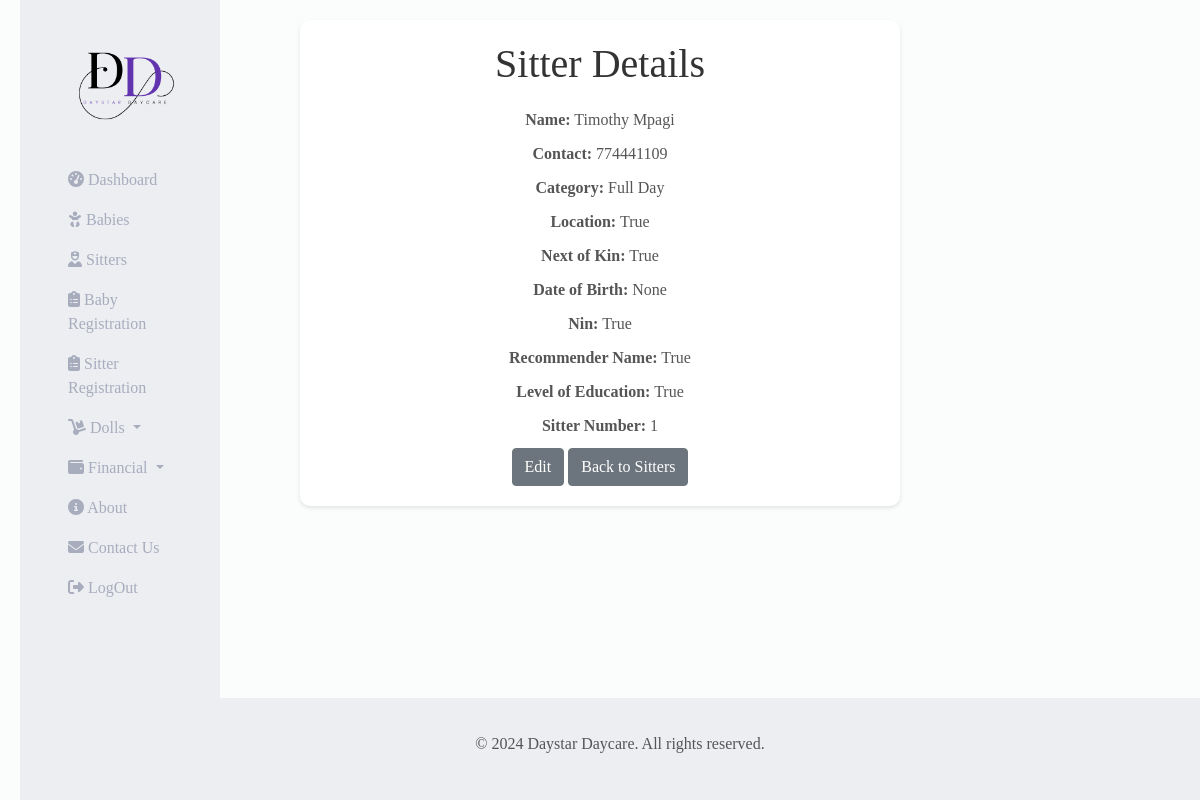
/result_detail/1/, run on the app's committed database.
### daystarApp/models.py (models this page shows, shortened)
class Sitter(models.Model):
    name = models.CharField(max_length=100, null=True, blank=True)
    date_of_birth = models.DateTimeField(null=True, blank=True)
    contact = models.IntegerField(null=True, blank=True)
    location = models.CharField(max_length=100, choices=(('Kabalagala','Kabalagala'), ('','')))
    next_of_kin = models.CharField(max_length=100,)
    contact = models.IntegerField(null=True, blank=True)
    nin = models.CharField(max_length=14)
    recommender_name = models.CharField(max_length=100)
    level_of_education = models.CharField(max_length=100, choices=(("Degree","Degree"), ("Diploma","Diploma"), ("UACE","UACE"), ("UCE","UCE")))
    sitter_number = models.IntegerField()
    category = models.CharField(max_length=8, choices=(("Full Day","Full Day"), ("Half Day","Half Day")))
    timeIn = models.DateField(null=True, blank=True)
    timeOut = models.DateField(null=True, blank=True)

### daystarApp/views.py (the view)
# urls.py: path('result_detail/<int:result_id>/', views.result_detail, name='result_detail'),
def result_detail(request, result_id):
    result = get_object_or_404(Sitter, pk=result_id)  # Replace YourModel with your actual model
    return render(request, 'daystarApp/result_detail.html', {'result': result})

### daystarApp/templates/daystarApp/result_detail.html (shortened to what this page needs)
{% extends 'base.html' %}
{% block content %}
<body>
    <div class="container">
        <center>
            <h1>Sitter Details</h1>
            <p><strong>Name:</strong> {{ result.name }}</p>
            <p><strong>Contact:</strong> {{ result.contact }}</p>
            <p><strong>Category:</strong> {{ result.category }}</p>
            <p><strong>Location:</strong> {{ result.location }}</p>
            <p><strong>Next of Kin:</strong> {{ result.next_of_kin }}</p>
            <p><strong>Date of Birth:</strong> {{ result.date_of_birth }}</p>
            <p><strong>Nin:</strong> {{ result.nin }}</p>
            <p><strong>Recommender Name:</strong> {{ result.recommender_name }}</p>
            <p><strong>Level of Education:</strong> {{ result.level_of_education }}</p>
            <p><strong>Sitter Number:</strong> {{ result.sitter_number }}</p>
            <div class="editbtn">
                <a class="btn btn-secondary" href="{% url 'edit_sitter' result.id %}">Edit</a>
            <a class="btn btn-secondary" href="{% url 'sitters' %}">Back to Sitters</a>
        </div>
        </center>
    </div>
</body>
{% endblock %}

### daystarApp/static/css/navbar.css (style rules this page uses)
* { list-style-type: none; margin: 0; padding: 0; }
body { background-color: #edeef22b !important; color: white !important; font-family: Netflix Sans !important; }

### daystarApp/templates/daystarApp/result_detail.html (style rules this page uses)
body { color: purple !important; }
body { font-family: Arial, sans-serif; background-color: #f5f5f5; margin: 0; padding: 20px; }
center { display: flex; flex-direction: column; align-items: center; text-align: center; }
h1 { color: #333; margin-bottom: 20px; }
p { color: #555; margin-bottom: 10px; }
a { color: #007bff; text-decoration: none; transition: color 0.3s ease; }
.container { max-width: 600px; width: 100%; background-color: #fff; border-radius: 10px; padding: 20px; box-shadow: 0 2px 4px rgba(0, 0, 0, 0.1); }

### data on the page
Sitter: name "Timothy Mpagi", contact "774441109", category "Full Day", location "True", next_of_kin "True", date_of_birth "None", nin "True", recommender_name "True", level_of_education "True", sitter_number "1"
